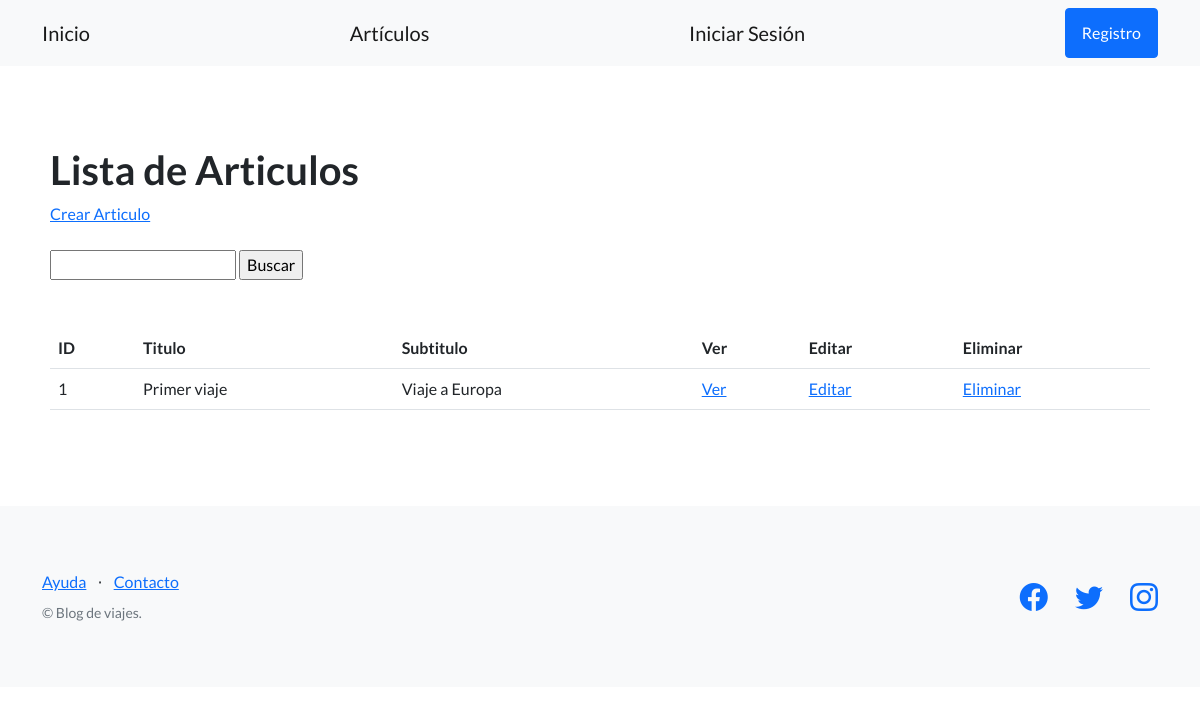
Page /blog/articulos/ on the earlier database version.
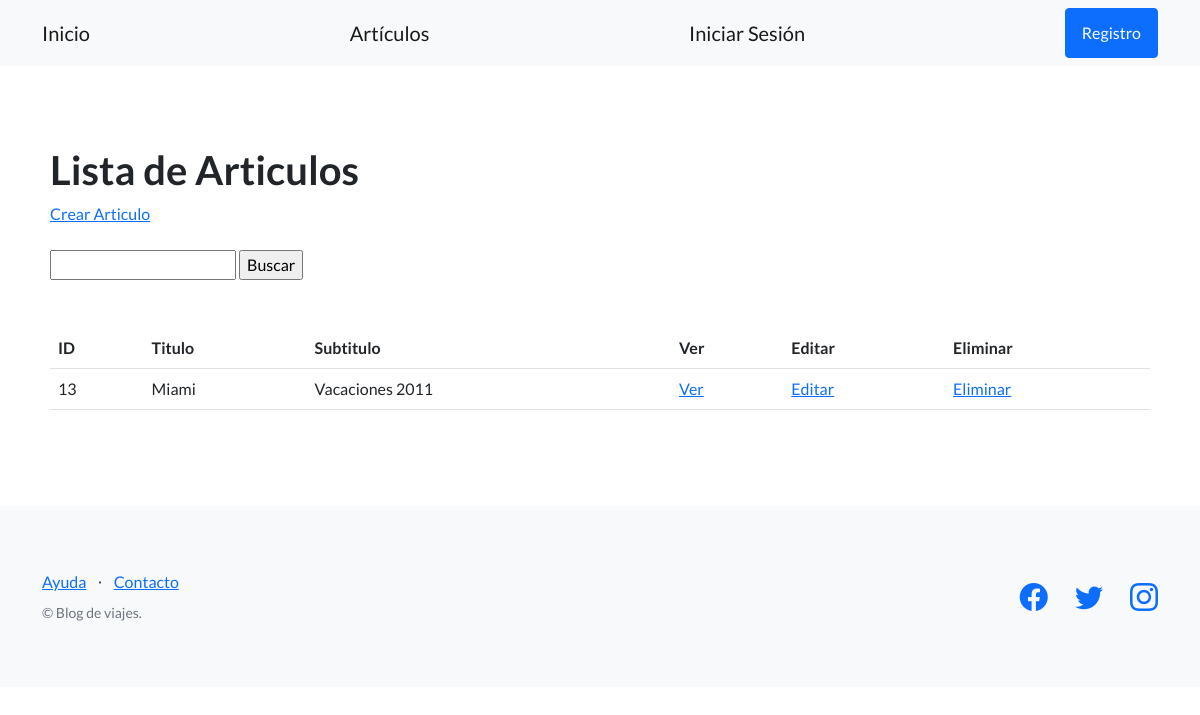
Same page on the later database version.
### blog/models.py (models this page shows, shortened)
class Articulo(models.Model):
    titulo= models.CharField(max_length=200, unique=True)
    subtitulo= models.CharField(max_length=200)
    cuerpo= models.TextField()
    autor= models.ForeignKey(User, on_delete=models.CASCADE)
    fecha_publicacion= models.DateTimeField(auto_now_add=True)
    imagen= models.ImageField(upload_to='images', blank=True)
    class Meta:
        ordering = ['-fecha_publicacion']

### blog/views.py (the view)
# urls.py: path("articulos/", listar_articulos, name='lista_articulos'),
def listar_articulos(request):
    articulos= Articulo.objects.all()
    contexto = {
        'articulos': articulos
    }
    http_response= render(
        request=request,
        template_name='blog/lista_articulos.html',
        context= contexto,
    )
    return http_response

### blog/templates/blog/lista_articulos.html (shortened to what this page needs)
{% extends 'blog/base.html' %}
{% block contenido %}
<section>
    <div>
        <h1>Lista de Articulos</h1>
        <a href= "{% url 'crear_articulo' %}">Crear Articulo</a>
        <br><br>
        <form action= "{% url 'buscar_articulos' %}" method= "post">
            <input type= "text" name= "busqueda">
            <input type= "submit" value= "Buscar">
        </form>
        <br><br>
        <table class= "table">
            <tbody>
                <tr>
                    <th>ID</th>
                    <th>Titulo</th>
                    <th>Subtitulo</th>
                    <th>Ver</th>
                    <th>Editar</th>
                    <th>Eliminar</th>
                </tr>
                {% for articulo in articulos %}
                <tr>
                    <td>{{articulo.id }}</td>
                    <td>{{articulo.titulo }}</td>
                    <td>{{articulo.subtitulo}}</td>
                    <td>
                        <a href= "{% url 'lista_articulos' %}">Ver</i></a>
                    </td>
                    <td>
                        <a href= "{% url 'editar_articulo' articulo.id %}">Editar</a>
                    </td>
                    <td>
                        <a href = "{% url 'eliminar_articulo' articulo.id %}">Eliminar</a>
                    </td>
                </tr>
                {% endfor %}
            </tbody>
        </table>
    </div>
</section>
{% endblock contenido %}

### blog/templates/blog/base.html (shortened to what this page needs)
{% load static %}
<!DOCTYPE html>
<html lang="en">
    <head>
        <link href="https://cdn.jsdelivr.net/npm/bootstrap-icons@1.5.0/font/bootstrap-icons.css" rel="stylesheet" type="text/css" />
        <link href="{% static 'css/styles.css' %}" rel="stylesheet" />
    </head>
    <body>
        <nav class="navbar navbar-light bg-light static-top">
            <div class="container">
                <a class="navbar-brand" href= "{% url 'inicio' %}">Inicio</a>
                <a class="navbar-brand" href= "{% url 'lista_articulos' %}">Artículos</a>
                <a class="navbar-brand" href="#!">Iniciar Sesión</a>
                <a class="btn btn-primary" href="#signup">Registro</a>
            </div>
        </nav>
        <section style= "padding: 80px 50px;">
        {% block contenido %}
        {% endblock contenido %}
        </section>
        <footer class="footer bg-light">
            <div class="container">
                <div class="row">
                    <div class="col-lg-6 h-100 text-center text-lg-start my-auto">
                        <ul class="list-inline mb-2">
                            <li class="list-inline-item"><a href="#!">Ayuda</a></li>
                            <li class="list-inline-item">⋅</li>
                            <li class="list-inline-item"><a href="#!">Contacto</a></li>
                        </ul>
                        <p class="text-muted small mb-4 mb-lg-0">&copy; Blog de viajes.</p>
                    </div>
                    <div class="col-lg-6 h-100 text-center text-lg-end my-auto">
                        <ul class="list-inline mb-0">
                            <li class="list-inline-item me-4">
                                <a href="#!"><i class="bi-facebook fs-3"></i></a>
                            </li>
                            <li class="list-inline-item me-4">
                                <a href="#!"><i class="bi-twitter fs-3"></i></a>
                            </li>
                            <li class="list-inline-item">
                                <a href="https://www.instagram.com/espndeportes/?hl=es"><i class="bi-instagram fs-3"></i></a>
                            </li>
                        </ul>
                    </div>
                </div>
            </div>
        </footer>
    </body>
</html>

Differences in the rows shown:
removed Articulo: id "1", titulo "Primer viaje", subtitulo "Viaje a Europa"
added Articulo: id "13", titulo "Miami", subtitulo "Vacaciones 2011"
